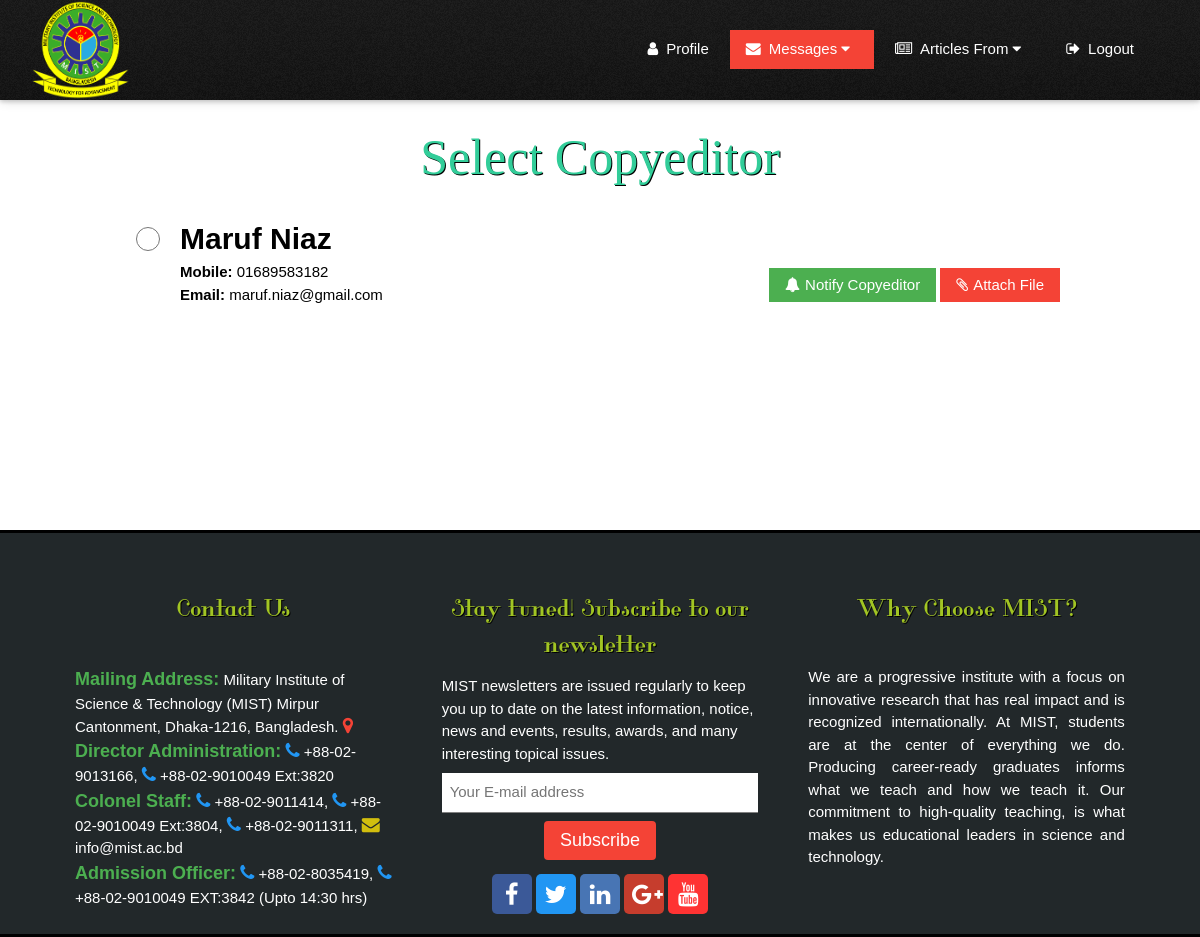
/sectionEditorSelectCopyeditor.php, run on the app's committed database.
### tables this page shows
CREATE TABLE `copy_editor` (
  `id` int(11) NOT NULL,
  `ceFn` varchar(250) DEFAULT NULL,
  `ceLn` varchar(250) DEFAULT NULL,
  `cePassword` varchar(250) DEFAULT NULL,
  `ceCity` varchar(250) DEFAULT NULL,
  `ceState` varchar(250) DEFAULT NULL,
  `ceCountry` varchar(250) DEFAULT NULL,
  `ceInstitute` varchar(250) DEFAULT NULL,
  `ceEmail` varchar(250) DEFAULT NULL,
  `ceTel` varchar(250) DEFAULT NULL,
  `ceFax` varchar(250) DEFAULT NULL,
  `ceWebsite` text
);

### sectionEditorSelectCopyeditor.php (the view, shortened to what this page needs)
<?php include_once("dbConnector.php"); ?>
<!doctype html>
<html>
<head>
<link rel="stylesheet" href="css/w3.css">
<link rel="stylesheet" href="http://cdnjs.cloudflare.com/ajax/libs/font-awesome/4.6.3/css/font-awesome.min.css">
<link rel="stylesheet" type="text/css" href="css/home.css">
<link rel="stylesheet" type="text/css" href="css/scrollBar.css">
</head>
<body>
<?php
	$sql = "SELECT * FROM copy_editor";
	$result = mysqli_query($connection,$sql);
?>
	<?php include_once("sectionEditorNavigationBar.php"); ?>
    	<div class="editor-select-section-editor-container">
            <h1>Select Copyeditor</h1>
            <form class="editor-select-section-editor-form">
                  <ul class="w3-ul">
                  <?php while($row = mysqli_fetch_assoc($result)) { ?>
                    <li class="w3-padding-16">
                      <input style="margin-right:20px;float:left;" class="w3-radio select_ce" type="radio" name="gender" value="<?php echo $row["id"] ?>">
                      <label class="w3-validate" style="width:500px;float:left; display:block;margin-top:-5px;">
                          <strong style="font-size:30px;"><?php echo $row["ceFn"]." ".$row["ceLn"]; ?></strong>
                          <span style="display:block;"><strong>Mobile: </strong><?php echo $row["ceTel"]; ?></span>
                          <span style="display:block;"><strong>Email: </strong><?php echo $row["ceEmail"]; ?></span>
                      </label>
                      <p class="attach-notify-btn-container">
                          <button class="w3-green w3-btn" type="button" onClick="document.getElementById('notifyMessageId').style.display='block'"> <i class="fa fa-bell" style="margin-right:5px;" aria-hidden="true"></i>Notify Copyeditor</button>
                          <button class="w3-red w3-btn" type="button" onClick="document.getElementById('attachFileId').style.display='block'"> <i style="margin-right:5px;" class="fa fa-paperclip" aria-hidden="true"></i>Attach File</button>
                      </p>
                    </li>
                  <?php } ?>
                  </ul>
            </form>
        </div>
    <?php include_once("footer.php"); ?>
</body>
</html>

### css/w3.css (style rules this page uses)
html { -ms-text-size-adjust:100%;-webkit-text-size-adjust:100% }
body { margin:0 }
button,input,select,textarea { font:inherit;margin:0 }
button { overflow:visible }
button,select { text-transform:none }
button,html input[type=button],input[type=reset],input[type=submit] { -webkit-appearance:button;cursor:pointer }
input[type=checkbox],input[type=radio] { padding:0 }
html,body { font-family:Verdana,sans-serif;font-size:15px;line-height:1.5 }
html { overflow-x:hidden }
h1,h2,h3,h4,h5,h6,.w3-slim,.w3-wide { font-family:"Segoe UI",Arial,sans-serif }
h1 { font-size:36px }
h1,h2,h3,h4,h5,h6 { font-weight:400;margin:10px 0 }
.w3-btn,.w3-btn-block { border:none;display:inline-block;outline:0;padding:6px 16px;vertical-align:middle;overflow:hidden;text-decoration:none!important;color:#fff;background-color:#000;text-align:center;cursor:pointer;white-space:nowrap }
.w3-btn,.w3-btn-floating,.w3-btn-floating-large,.w3-closenav,.w3-opennav { -webkit-touch-callout:none;-webkit-user-select:none;-khtml-user-select:none;-moz-user-select:none;-ms-user-select:none;user-select:none }
ul.w3-ul { list-style-type:none;padding:0;margin:0 }
ul.w3-ul li { padding:6px 2px 6px 16px;border-bottom:1px solid #ddd }
ul.w3-ul li:last-child { border-bottom:none }
.w3-btn,.w3-btn-floating,.w3-dropnav a,.w3-btn-floating-large,.w3-btn-block,.w3-hover-shadow,.w3-hover-opacity, .w3-navbar a,.w3-sidenav a,.w3-pagination li a,.w3-hoverable tbody tr,.w3-hoverable li,.w3-accordion-content a,.w3-dropdown-content a,.w3-dropdown-click:hover,.w3-dropdown-hover:hover,.w3-opennav,.w3-closenav,.w3-closebtn, .w3-hover-amber,.w3-hover-aqua,.w3-hover-blue,.w3-hover-light-blue,.w3-hover-brown,.w3-hover-cyan,.w3-hover-blue-grey,.w3-hover-green,.w3-hover-light-green,.w3-hover-indigo,.w3-hover-khaki,.w3-hover-lime,.w3-hover-orange,.w3-hover-deep-orange,.w3-hover-pink, .w3-hover-purple,.w3-hover-deep-purple,.w3-hover-red,.w3-hover-sand,.w3-hover-teal,.w3-hover-yellow,.w3-hover-white,.w3-hover-black,.w3-hover-grey,.w3-hover-light-grey,.w3-hover-dark-grey,.w3-hover-text-amber,.w3-hover-text-aqua,.w3-hover-text-blue,.w3-hover-text-light-blue, .w3-hover-text-brown,.w3-hover-text-cyan,.w3-hover-text-blue-grey,.w3-hover-text-green,.w3-hover-text-light-green,.w3-hover-text-indigo,.w3-hover-text-khaki,.w3-hover-text-lime,.w3-hover-text-orange,.w3-hover-text-deep-orange,.w3-hover-text-pink,.w3-hover-text-purple, .w3-hover-text-deep-purple,.w3-hover-text-red,.w3-hover-text-sand,.w3-hover-text-teal,.w3-hover-text-yellow,.w3-hover-text-white,.w3-hover-text-black,.w3-hover-text-grey,.w3-hover-text-light-grey,.w3-hover-text-dark-grey { -webkit-transition:background-color .3s,color .15s,box-shadow .3s,opacity 0.3s;transition:background-color .3s,color .15s,box-shadow .3s,opacity 0.3s }
input[type=checkbox].w3-check,input[type=radio].w3-radio { width:24px;height:24px;position:relative;top:6px }
.w3-padding-16,.w3-padding-hor-16 { padding-top:16px!important;padding-bottom:16px!important }
.w3-green,.w3-hover-green:hover { color:#fff!important;background-color:#4CAF50!important }
.w3-red,.w3-hover-red:hover { color:#fff!important;background-color:#f44336!important }

### css/home.css (style rules this page uses)
h1, h2, h3 { font-family: Tahoma, Arial, sans-serif; color: #fff; text-shadow: 1px 1px 0px #000000; filter: dropshadow(color=#000000, offx=1, offy=1); }

### sectionEditorSelectCopyeditor.php (style rules this page uses)
* { margin:0px; padding:0px; box-sizing:border-box; }
.editor-select-section-editor-container { position:relative; top:110px; min-height:400px; width:80%; margin:0px auto 10px auto; }
.editor-select-section-editor-container h1 { text-align:center; font-family:lobster; font-size:50px; color:#32CD99; }
p.attach-notify-btn-container { position:absolute; bottom:20px; right:20px; }
.editor-select-section-editor-form li { position:relative; }

### data on the page
copy_editor: ceFn "Maruf", ceLn "Niaz", ceTel "01689583182", ceEmail "maruf.niaz@gmail.com"
